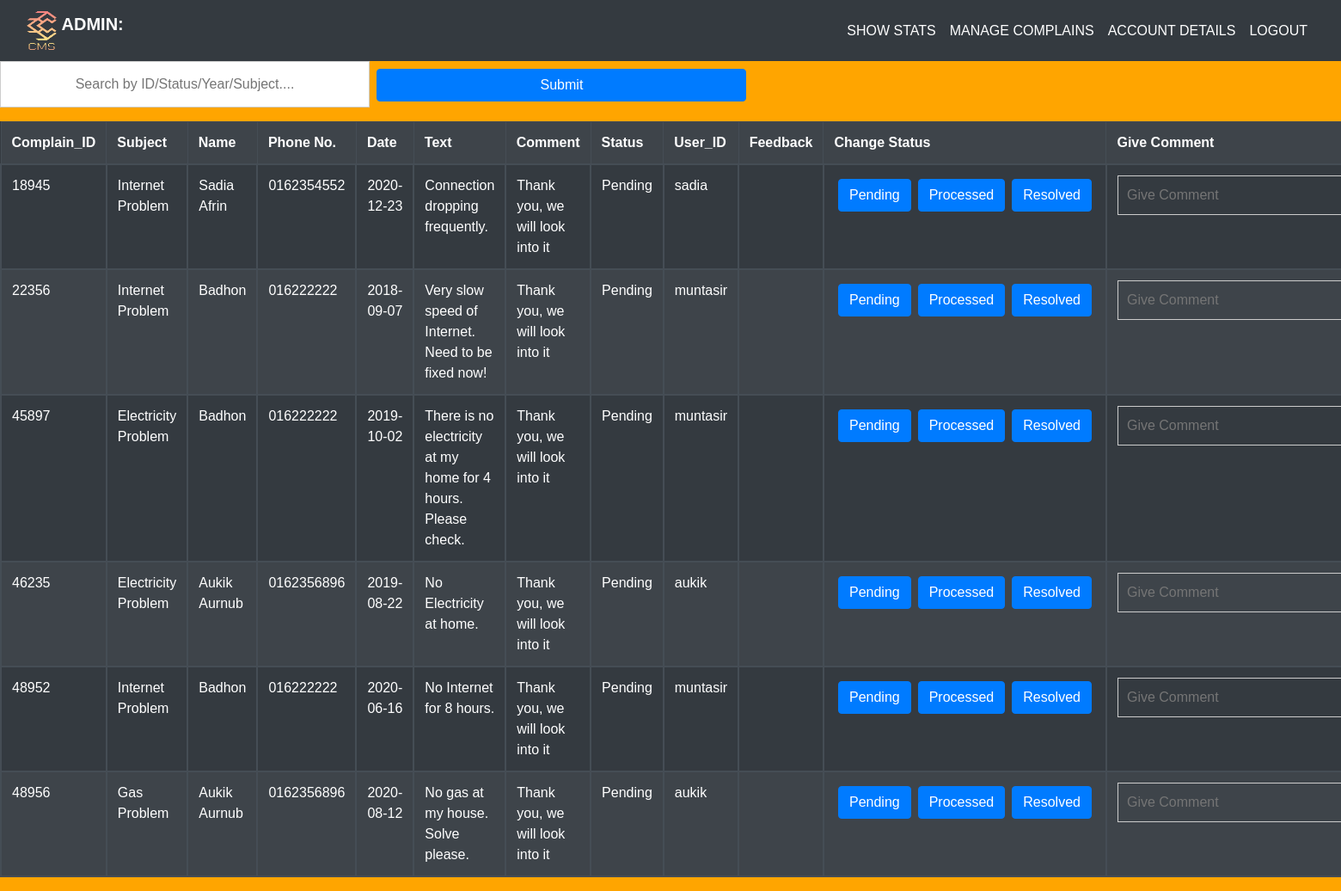
/complain_manage.php, run on the app's committed database.
### tables this page shows
CREATE TABLE `complain` (
  `Complain_ID` varchar(20) NOT NULL,
  `Subject` varchar(40) NOT NULL,
  `Date` date NOT NULL,
  `Text` varchar(120) NOT NULL,
  `Comment` varchar(60) NOT NULL,
  `Status` varchar(20) NOT NULL,
  `User_ID` varchar(20) NOT NULL,
  `Feedback` varchar(80) NOT NULL
);

CREATE TABLE `user` (
  `id` varchar(20) NOT NULL,
  `email` varchar(40) NOT NULL,
  `name` varchar(40) NOT NULL,
  `password` char(12) NOT NULL
);

CREATE TABLE `phone` (
  `id` varchar(20) NOT NULL,
  `Phone` varchar(20) NOT NULL
);

### complain_manage.php (the view, shortened to what this page needs)
<?php	require './components/header_admin.php'; ?>
<?php
	$complain_data = mysqli_query($conn,'SELECT * FROM ((complain INNER JOIN user ON user.ID = complain.User_ID) INNER JOIN phone ON user.id = phone.id);');
?>
<?php
	echo'
	<table id="search-table" class="table table-dark table-bordered table-striped">
		<tr>
			<th scope="col">Complain_ID</th>
			<th scope="col">Subject</th>
			<th scope="col">Name</th>
			<th scope="col">Phone No.</th>
			<th scope="col">Date</th>
			<th scope="col">Text</th>
			<th scope="col">Comment</th>
			<th scope="col">Status</th>
			<th scope="col">User_ID</th>
			<th scope="col">Feedback</th>
			<th scope="col">Change Status</th>
			<th scope="col">Give Comment</th>
		</tr>
	';
	while($row = mysqli_fetch_array($complain_data))
	{
	echo '
		<tr style="border-width: 2px">
			<td scope="row" style="border-width: 2px">' . $row["Complain_ID"] . '</td>
			<td style="border-width: 2px">' . $row["Subject"] . '</td>
			<td style="border-width: 2px">' . $row["name"] . '</td>
			<td style="border-width: 2px">' . $row["Phone"] . '</td>
			<td style="border-width: 2px">' . $row["Date"] . '</td>
			<td style="border-width: 2px">' . $row["Text"] . '</td>
			<td style="border-width: 2px">' . $row["Comment"] . '</td>
			<td style="border-width: 2px">' . $row["Status"] . '</td>
			<td style="border-width: 2px">' . $row["User_ID"] . '</td>
			<td style="border-width: 2px">' . $row["Feedback"] . '</td>
			<td style="border-width: 2px">
				<form action="complain_manage.php" class="d-flex" method="POST">
					<input type="hidden" name="complain_id" value="'.$row["Complain_ID"].'">
					<button name="status-pending" class="btn btn-primary m-1" type="submit">Pending</button>
					<button name="status-processed" class="btn btn-primary m-1" type="submit">Processed</button>
					<button name="status-resolved" class="btn btn-primary m-1" type="submit">Resolved</button>
				</form>
			</td>
			<td style="border-width: 2px">
				<form action="complain_manage.php" class="d-flex" method="POST">
					<input type="hidden" name="complain_id" value="'.$row["Complain_ID"].'">
					<input type="type" name="feedback" style="background: transparent; border-width: 10; color: white"  placeholder="Give Comment">
					<input type="submit" name="givefeedback" style="display:none" value="givefeedback" />
					</form>
			</td>
		</tr>
	';
	}
?>
<?php
	require'./search_html.php';
	require'./components/footer.php';
?>

### components/header_admin.php (shortened to what this page needs)
<!DOCTYPE html>
<html>
<head>
  <link rel="stylesheet" href="https://maxcdn.bootstrapcdn.com/bootstrap/4.5.2/css/bootstrap.min.css">
  <link rel="stylesheet" type="text/css" href="style2.css">
  <link rel="stylesheet" href="css/style.css">
</head>
<body style="background-color:#FFA500">
	<nav class="navbar navbar-expand-lg navbar-dark bg-dark">
      <div class="container-fluid">
        <a class="navbar-brand" href="admindash.php">
          <img src="image/cms.png" width="35" height="45" class="d-inline-block align-top" alt="">
        <b> ADMIN: <?php echo $_SESSION['id']?></b>
        </a>
        <div class="collapse navbar-collapse" id="navbarSupportedContent">
          <ul class="navbar-nav ml-auto ">
            <li class="nav-item">
              <a class="nav-link active" href="complainstats.php"> SHOW STATS </a>
            </li>
            <li class="nav-item">
              <a class="nav-link active" href="complain_manage.php"> MANAGE COMPLAINS </a>
            </li>
            <li class="nav-item">
              <a class="nav-link active" href="adminprofile.php"> ACCOUNT DETAILS </a>
            </li>
             <li class="nav-item">
              <a class="nav-link" href="index.php"> LOGOUT </a>
            </li>
          </ul>
        </div>
      </div>
    </nav>

### search_html.php
<form action="search.php" method="POST">
  <p align="centre">
    <input type="text" style="padding-top: 14px; padding-left:14px;padding-right:14px; padding-bottom:14px ;text-align:center" name="search" placeholder="Search by ID/Status/Year/Subject...."> <input type ="submit" class="btn btn-primary m-1"> <br>
  </p>
</form>

### components/footer.php (shortened to what this page needs)
  </body>
</html>

### css/style2.css (style rules this page uses)
* { margin: 0;padding: 0;box-sizing: border-box; font-family: 'Montserrat', sans-serif; }
body { background-image: url('image.jpg'); background-repeat: no-repeat; background-size: cover; font-family: "Lato", sans-serif }
a { color: #fff !important; }

### css/style.css (style rules this page uses)
input { width: 430px; margin: 0 auto; padding: 10px; border: 1px solid #ccc; }

### data on the page
complain: Complain_ID "18945", Subject "Internet Problem", User_ID.name "Sadia Afrin", phone.Phone "0162354552", Date "2020-12-23", Text "Connection dropping frequently.", Comment "Thank you, we will look into it", Status "Pending", User_ID "sadia"
complain: Complain_ID "22356", Subject "Internet Problem", User_ID.name "Badhon", phone.Phone "016222222", Date "2018-09-07", Text "Very slow speed of Internet. Need to be fixed now!", Comment "Thank you, we will look into it", Status "Pending", User_ID "muntasir"
complain: Complain_ID "45897", Subject "Electricity Problem", User_ID.name "Badhon", phone.Phone "016222222", Date "2019-10-02", Text "There is no electricity at my home for 4 hours. Please check.", Comment "Thank you, we will look into it", Status "Pending", User_ID "muntasir"
complain: Complain_ID "46235", Subject "Electricity Problem", User_ID.name "Aukik Aurnub", phone.Phone "0162356896", Date "2019-08-22", Text "No Electricity at home.", Comment "Thank you, we will look into it", Status "Pending", User_ID "aukik"
complain: Complain_ID "48952", Subject "Internet Problem", User_ID.name "Badhon", phone.Phone "016222222", Date "2020-06-16", Text "No Internet for 8 hours.", Comment "Thank you, we will look into it", Status "Pending", User_ID "muntasir"
complain: Complain_ID "48956", Subject "Gas Problem", User_ID.name "Aukik Aurnub", phone.Phone "0162356896", Date "2020-08-12", Text "No gas at my house. Solve please.", Comment "Thank you, we will look into it", Status "Pending", User_ID "aukik"
